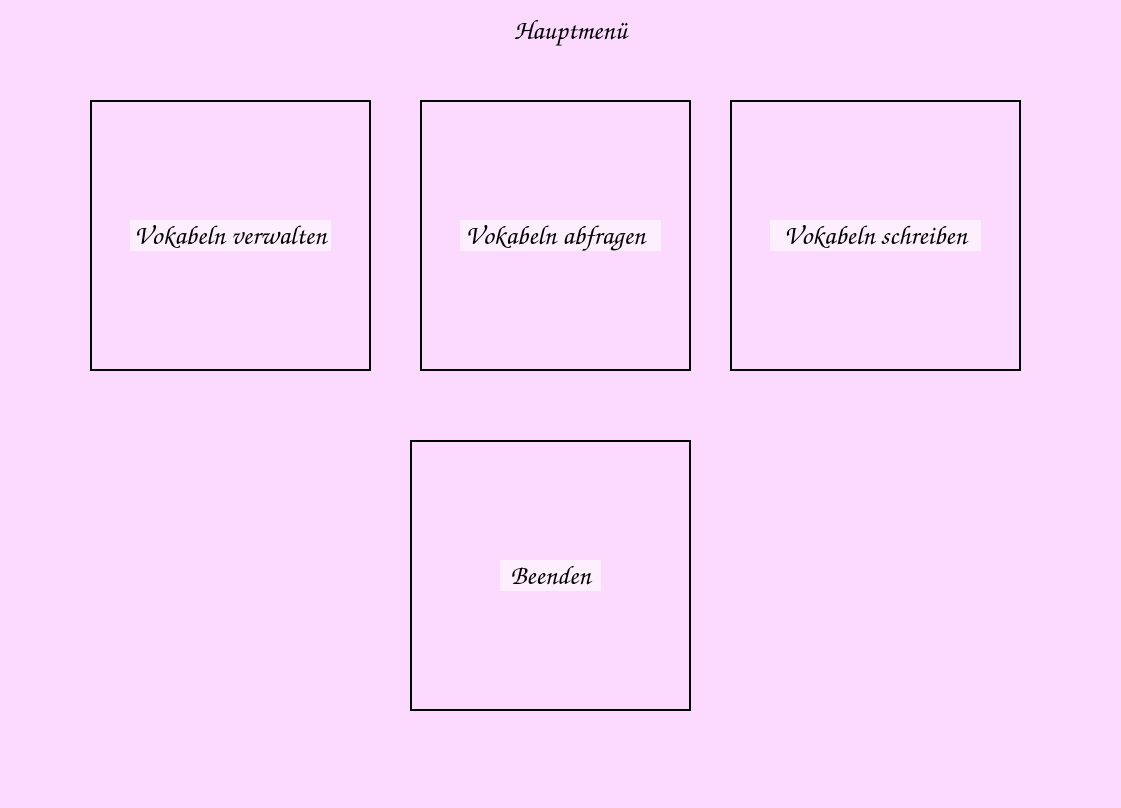
<?xml version="1.0" encoding="UTF-8"?>
<ui version="4.0">
 <class>WindowMain</class>
 <widget class="QMainWindow" name="WindowMain">
  <property name="geometry">
   <rect>
    <x>0</x>
    <y>0</y>
    <width>1121</width>
    <height>808</height>
   </rect>
  </property>
  <property name="font">
   <font>
    <family>Comic Sans MS</family>
    <pointsize>20</pointsize>
   </font>
  </property>
  <property name="windowTitle">
   <string>Vokabeltrainer</string>
  </property>
  <property name="styleSheet">
   <string notr="true">background-color: rgb(252, 217, 255);</string>
  </property>
  <widget class="QWidget" name="centralwidget">
   <widget class="QLabel" name="label">
    <property name="geometry">
     <rect>
      <x>470</x>
      <y>10</y>
      <width>201</width>
      <height>41</height>
     </rect>
    </property>
    <property name="font">
     <font>
      <family>Comic Sans MS</family>
      <pointsize>20</pointsize>
      <bold>true</bold>
     </font>
    </property>
    <property name="text">
     <string>Hauptmenü</string>
    </property>
    <property name="alignment">
     <set>Qt::AlignmentFlag::AlignCenter</set>
    </property>
   </widget>
   <widget class="QLabel" name="label_2">
    <property name="geometry">
     <rect>
      <x>90</x>
      <y>100</y>
      <width>281</width>
      <height>271</height>
     </rect>
    </property>
    <property name="whatsThis">
     <string>&lt;html&gt;&lt;head/&gt;&lt;body&gt;&lt;p&gt;&lt;img src=&quot;:/bilder/hintergrund.jpg&quot;/&gt;&lt;/p&gt;&lt;/body&gt;&lt;/html&gt;</string>
    </property>
    <property name="text">
     <string/>
    </property>
    <property name="pixmap">
     <pixmap>../pictures/background.jpg</pixmap>
    </property>
    <property name="scaledContents">
     <bool>true</bool>
    </property>
   </widget>
   <widget class="QLabel" name="label_3">
    <property name="geometry">
     <rect>
      <x>730</x>
      <y>100</y>
      <width>291</width>
      <height>271</height>
     </rect>
    </property>
    <property name="font">
     <font>
      <bold>false</bold>
     </font>
    </property>
    <property name="autoFillBackground">
     <bool>false</bool>
    </property>
    <property name="text">
     <string/>
    </property>
    <property name="pixmap">
     <pixmap>../pictures/horse_learn.png</pixmap>
    </property>
    <property name="scaledContents">
     <bool>true</bool>
    </property>
   </widget>
   <widget class="QPushButton" name="pb_manage_vocabularies">
    <property name="geometry">
     <rect>
      <x>90</x>
      <y>100</y>
      <width>281</width>
      <height>271</height>
     </rect>
    </property>
    <property name="minimumSize">
     <size>
      <width>0</width>
      <height>47</height>
     </size>
    </property>
    <property name="font">
     <font>
      <family>Comic Sans MS</family>
      <pointsize>20</pointsize>
      <bold>true</bold>
      <underline>false</underline>
      <strikeout>false</strikeout>
      <stylestrategy>PreferDefault</stylestrategy>
     </font>
    </property>
    <property name="autoFillBackground">
     <bool>false</bool>
    </property>
    <property name="styleSheet">
     <string notr="true">background-color: transparent;
border-color: rgb(0, 0, 0);
border: 2px solid black;
text-shadow: 2px 2px 3px black;



</string>
    </property>
    <property name="text">
     <string>Vokabeln verwalten</string>
    </property>
    <property name="checkable">
     <bool>false</bool>
    </property>
    <property name="default">
     <bool>false</bool>
    </property>
    <property name="flat">
     <bool>false</bool>
    </property>
   </widget>
   <widget class="QPushButton" name="pb_write_vocabularies">
    <property name="geometry">
     <rect>
      <x>730</x>
      <y>100</y>
      <width>291</width>
      <height>271</height>
     </rect>
    </property>
    <property name="minimumSize">
     <size>
      <width>0</width>
      <height>50</height>
     </size>
    </property>
    <property name="font">
     <font>
      <family>Comic Sans MS</family>
      <pointsize>20</pointsize>
      <bold>true</bold>
     </font>
    </property>
    <property name="styleSheet">
     <string notr="true">background-color: transparent;
border-color: rgb(0, 0, 0);
border: 2px solid black;
</string>
    </property>
    <property name="text">
     <string>Vokabeln schreiben</string>
    </property>
   </widget>
   <widget class="QLabel" name="label_4">
    <property name="geometry">
     <rect>
      <x>420</x>
      <y>100</y>
      <width>271</width>
      <height>271</height>
     </rect>
    </property>
    <property name="text">
     <string/>
    </property>
    <property name="pixmap">
     <pixmap>../pictures/cat_learn.png</pixmap>
    </property>
    <property name="scaledContents">
     <bool>true</bool>
    </property>
   </widget>
   <widget class="QPushButton" name="pb_ask_vocabularies">
    <property name="geometry">
     <rect>
      <x>420</x>
      <y>100</y>
      <width>271</width>
      <height>271</height>
     </rect>
    </property>
    <property name="font">
     <font>
      <family>Comic Sans MS</family>
      <pointsize>20</pointsize>
      <bold>true</bold>
     </font>
    </property>
    <property name="styleSheet">
     <string notr="true">background-color: transparent;
border-color: rgb(0, 0, 0);
border: 2px solid black;
</string>
    </property>
    <property name="text">
     <string>Vokabeln abfragen</string>
    </property>
   </widget>
   <widget class="QLabel" name="label_5">
    <property name="geometry">
     <rect>
      <x>410</x>
      <y>440</y>
      <width>281</width>
      <height>271</height>
     </rect>
    </property>
    <property name="text">
     <string/>
    </property>
    <property name="pixmap">
     <pixmap>../pictures/dog_exit.png</pixmap>
    </property>
    <property name="scaledContents">
     <bool>true</bool>
    </property>
   </widget>
   <widget class="QPushButton" name="pb_exit">
    <property name="geometry">
     <rect>
      <x>410</x>
      <y>440</y>
      <width>281</width>
      <height>271</height>
     </rect>
    </property>
    <property name="font">
     <font>
      <family>Comic Sans MS</family>
      <pointsize>20</pointsize>
      <bold>true</bold>
     </font>
    </property>
    <property name="styleSheet">
     <string notr="true">background-color: transparent;
border-color: rgb(0, 0, 0);
border: 2px solid black;

</string>
    </property>
    <property name="text">
     <string>Beenden</string>
    </property>
   </widget>
   <widget class="QLabel" name="label_6">
    <property name="geometry">
     <rect>
      <x>130</x>
      <y>220</y>
      <width>201</width>
      <height>31</height>
     </rect>
    </property>
    <property name="styleSheet">
     <string notr="true">background-color: rgba(255, 255, 255, 150);</string>
    </property>
    <property name="text">
     <string/>
    </property>
   </widget>
   <widget class="QLabel" name="label_7">
    <property name="geometry">
     <rect>
      <x>460</x>
      <y>220</y>
      <width>201</width>
      <height>31</height>
     </rect>
    </property>
    <property name="styleSheet">
     <string notr="true">background-color: rgba(255, 255, 255, 150);</string>
    </property>
    <property name="text">
     <string/>
    </property>
   </widget>
   <widget class="QLabel" name="label_8">
    <property name="geometry">
     <rect>
      <x>770</x>
      <y>220</y>
      <width>211</width>
      <height>31</height>
     </rect>
    </property>
    <property name="styleSheet">
     <string notr="true">background-color: rgba(255, 255, 255, 150);</string>
    </property>
    <property name="text">
     <string/>
    </property>
   </widget>
   <widget class="QLabel" name="label_9">
    <property name="geometry">
     <rect>
      <x>500</x>
      <y>560</y>
      <width>101</width>
      <height>31</height>
     </rect>
    </property>
    <property name="styleSheet">
     <string notr="true">background-color: rgba(255, 255, 255, 150);</string>
    </property>
    <property name="text">
     <string/>
    </property>
   </widget>
   <zorder>label</zorder>
   <zorder>label_3</zorder>
   <zorder>label_2</zorder>
   <zorder>label_4</zorder>
   <zorder>label_5</zorder>
   <zorder>label_6</zorder>
   <zorder>pb_manage_vocabularies</zorder>
   <zorder>label_7</zorder>
   <zorder>pb_ask_vocabularies</zorder>
   <zorder>label_8</zorder>
   <zorder>pb_write_vocabularies</zorder>
   <zorder>label_9</zorder>
   <zorder>pb_exit</zorder>
  </widget>
  <widget class="QMenuBar" name="menubar">
   <property name="geometry">
    <rect>
     <x>0</x>
     <y>0</y>
     <width>1121</width>
     <height>23</height>
    </rect>
   </property>
  </widget>
  <widget class="QStatusBar" name="statusbar"/>
 </widget>
 <resources/>
 <connections/>
</ui>
